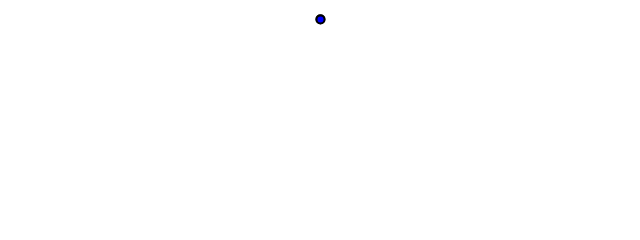
Frame 1 (no input)
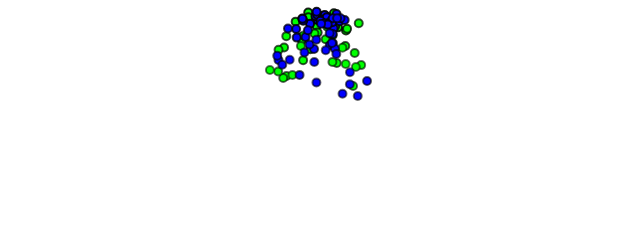
Frame 60 (no input)
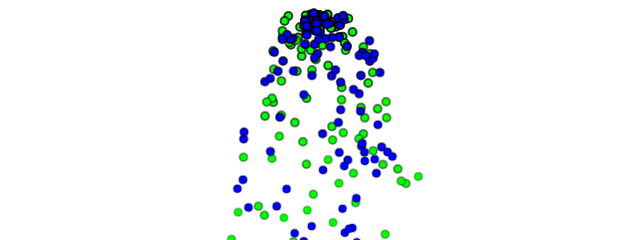
Frame 120 (the mouse pressed at the canvas centre since frame 60)

The p5.js sketch that drew these frames (run headless with seeded random() and noise() and a simulated clock; from frame 60 on, the mouse is pressed at the canvas centre):

// p5.js sketch
// ── sketch.js
let particles = [];
let particles2 = [];

function setup() {
  createCanvas(640, 240);
}

function draw() {
  background(255);
  particles.push(new Particle(width / 2, 20, color(0, 255,0 )));

  for (let i = particles.length - 1; i >= 0; i--) {
    let particle = particles[i];
    particle.run();
    if (particle.isDead()) {
      particles.splice(i, 1);
    }
  }


      particles2.push(new Particle(width / 2, 20, color(0, 0,255 )));

  for (let i = particles2.length - 1; i >= 0; i--) {
    let particle = particles2[i];
    particle.run();
    if (particle.isDead()) {
      particles2.splice(i, 1);
    }
  }
  
}



class Particle {
  constructor(x, y, col2) {
    this.position = createVector(x, y);
    this.acceleration = createVector(0, 0);
    this.velocity = createVector(random(-1, 1), random(-1, 0));
    this.lifespan = 255.0;
    this.col2 = col2;
  }

  run() {
    let gravity = createVector(0, 0.05);
    this.applyForce(gravity);
    this.update();
    this.show();
  }

  applyForce(force) {
    this.acceleration.add(force);
  }

  update() {
    this.velocity.add(this.acceleration);
    this.position.add(this.velocity);
    this.lifespan -= 2;
    this.acceleration.mult(0);
  }
  show() {
    stroke(0, this.lifespan);
    strokeWeight(2);
    fill(this.col2, this.lifespan);
    circle(this.position.x, this.position.y, 8);
  }
  isDead() {
    return (this.lifespan < 0.0);
  }
}
